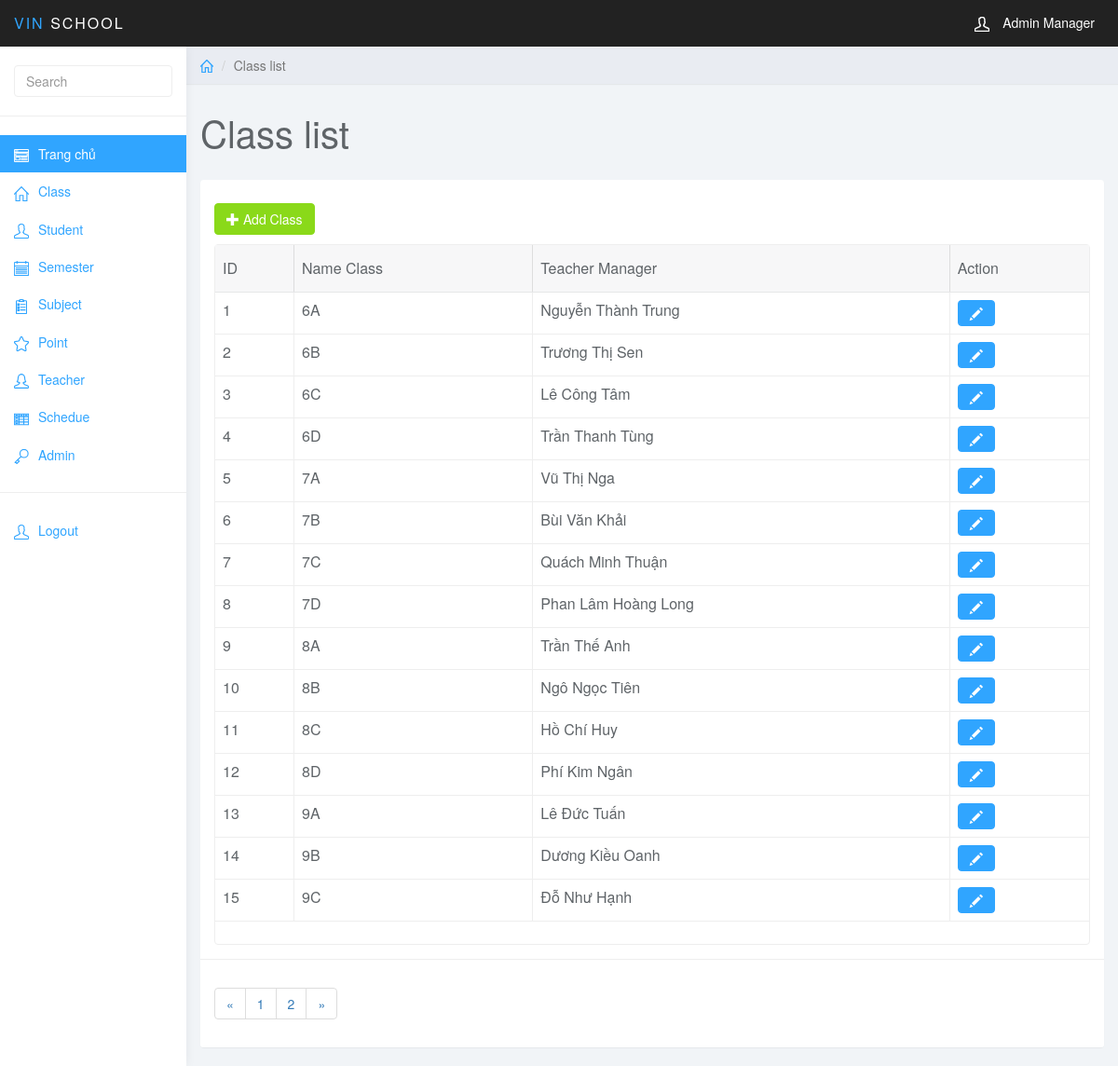
Screenshot of /index.php?page_layout=class&page=1 (signed in) with the database file from the repository.
### tables this page shows
CREATE TABLE `class` (
  `class_id` int(11) NOT NULL,
  `class_name` varchar(255) NOT NULL,
  `teacher_id` int(11) NOT NULL
);

CREATE TABLE `teacher` (
  `teacher_id` int(11) NOT NULL,
  `teacher_name` varchar(255) NOT NULL,
  `teacher_email` varchar(255) NOT NULL,
  `teacher_phone` varchar(255) NOT NULL,
  `class_id` int(11) NOT NULL,
  `teacher_address` varchar(255) NOT NULL,
  `teacher_birth_day` varchar(255) NOT NULL
);

### class.php (the view, shortened to what this page needs)
<div class="col-sm-9 col-sm-offset-3 col-lg-10 col-lg-offset-2 main">
	<div class="row">
		<ol class="breadcrumb">
			<li><a href="#"><svg class="glyph stroked home"><use xlink:href="#stroked-home"></use></svg></a></li>
			<li class="active">Class list</li>
		</ol>
	</div>
	<div class="row">
		<div class="col-lg-12">
			<h1 class="page-header">Class list</h1>
		</div>
	</div>
	<div id="toolbar" class="btn-group">
           <a href="index.php?page_layout=add_class" class="btn btn-success">
               <i class="glyphicon glyphicon-plus"></i> Add Class
           </a>
       </div>
	<div class="row">
		<div class="col-lg-12">
			<div class="panel panel-default">
				<div class="panel-body">
                       <table
                           data-toolbar="#toolbar"
                           data-toggle="table">
					    <thead>
					    <tr>
					        <th>ID</th>
					        <th>Name Class</th>
                               <th>Teacher Manager</th>
                               <th>Action</th>
					    </tr>
                           </thead>
                           <tbody>
                               <?php
                                   if(isset($_GET["page"])){
                                       $page = $_GET["page"];
                                   }
                                   else{
                                       $page = 1;
                                   }
                                   $rows_per_page = 15;
                                   $per_rows = $page*$rows_per_page - $rows_per_page;
                                   $total_rows = mysqli_num_rows(mysqli_query($conn, "SELECT * FROM class"));
                                   $total_pages = ceil($total_rows/$rows_per_page);
                                   $list_pages = '';
                                   $page_prev = $page - 1;
                                   if($page_prev < 1){
                                       $page_prev = 1;
                                   }
                                   $list_pages .= '<li class="page-item"><a class="page-link" href="index.php?page_layout=class&page='.$page_prev.'">&laquo;</a></li>';
                                   for($i=1; $i<=$total_pages; $i++){
                                       $list_pages .= '<li class="page-item"><a class="page-link" href="index.php?page_layout=class&page='.$i.'">'.$i.'</a></li>';
                                   }
                                   $page_next = $page + 1;
                                   $list_pages .= '<li class="page-item"><a class="page-link" href="index.php?page_layout=class&page='.$page_next.'">&raquo;</a></li>';
                                   $sql = "SELECT * FROM class
                                  			INNER JOIN teacher
                                   		ON class.class_id = teacher.class_id
                                           LIMIT $per_rows, $rows_per_page";
                                   $query = mysqli_query($conn, $sql);
                                   while($row = mysqli_fetch_array($query)){
                               ?>
                               <tr>
                                   <td style=""><?php echo $row['class_name'] ?></td>
                                   <td style=""><?php echo $row['teacher_name'] ?></td>
                                   <td class="form-group">
                                       <a href="index.php?page_layout=edit_class&class_id=<?php echo $row['class_id'] ?>" class="btn btn-primary"><i class="glyphicon glyphicon-pencil"></i></a>
                                   </td>
                               </tr>
                               <?php
                                   }
                               ?>
                           </tbody>
					</table>
                   </div>
                   <div class="panel-footer">
                       <nav aria-label="Page navigation example">
                           <ul class="pagination">
                               <?php echo $list_pages;?>
                           </ul>
                       </nav>
                   </div>
			</div>
		</div>
	</div>
</div>

### css/styles.css (style rules this page uses)
body { background: #f1f4f7; padding-top: 50px; color: #5f6468; }
a, a:hover, a:focus { color: #30a5ff; }
h1, h2, h3, h4, h5, h6 { color: #5f6468; }
h1 { font-weight: 300; font-size: 40px; }
.btn-primary, .btn-primary:hover, .btn-primary:focus, .btn-primary:active, .btn-primary.active, .open > .dropdown-toggle.btn-primary, .btn-primary.disabled, .btn-primary[disabled], fieldset[disabled] .btn-primary, .btn-primary.disabled:hover, .btn-primary[disabled]:hover, fieldset[disabled] .btn-primary:hover, .btn-primary.disabled:focus, .btn-primary[disabled]:focus, fieldset[disabled] .btn-primary:focus, .btn-primary.disabled:active, .btn-primary[disabled]:active, fieldset[disabled] .btn-primary:active, .btn-primary.disabled.active, .btn-primary[disabled].active, fieldset[disabled] .btn-primary.active { background-color: #30a5ff; border-color: #30a5ff; }
.btn-success, .btn-success:hover, .btn-success:focus, .btn-success:active, .btn-success.active, .open > .dropdown-toggle.btn-success, .btn-success.disabled, .btn-success[disabled], fieldset[disabled] .btn-success, .btn-success.disabled:hover, .btn-success[disabled]:hover, fieldset[disabled] .btn-success:hover, .btn-success.disabled:focus, .btn-success[disabled]:focus, fieldset[disabled] .btn-success:focus, .btn-success.disabled:active, .btn-success[disabled]:active, fieldset[disabled] .btn-success:active, .btn-success.disabled.active, .btn-success[disabled].active, fieldset[disabled] .btn-success.active { background-color: #8ad919; border-color: #8ad919; }
.panel { border: 0; }
.panel-footer { background: #fff; border-top: 1px solid #eee; }
.breadcrumb { border-radius: 0; padding: 10px 15px; background: #e9ecf2; box-shadow: 0 1px 1px rgba(0, 0, 0, .05); margin: 0 ; }
h1.page-header { margin-top: 30px; border-bottom: 0; }
.table { background: #fff; }
.breadcrumb .glyph { height: 14px; width: 14px; margin: -2px 0 0 0; stroke-width: 4px; }

### admin.php (style rules this page uses)
table { counter-reset: tableCount; }

### rows the page displays
class: class_name "6A", teacher.teacher_name "Nguyễn Thành Trung"
class: class_name "6B", teacher.teacher_name "Trương Thị Sen"
class: class_name "6C", teacher.teacher_name "Lê Công Tâm"
class: class_name "6D", teacher.teacher_name "Trần Thanh Tùng"
class: class_name "7A", teacher.teacher_name "Vũ Thị Nga"
class: class_name "7B", teacher.teacher_name "Bùi Văn Khải"
class: class_name "7C", teacher.teacher_name "Quách Minh Thuận"
class: class_name "7D", teacher.teacher_name "Phan Lâm Hoàng Long"
class: class_name "8A", teacher.teacher_name "Trần Thế Anh"
class: class_name "8B", teacher.teacher_name "Ngô Ngọc Tiên"
class: class_name "8C", teacher.teacher_name "Hồ Chí Huy"
class: class_name "8D", teacher.teacher_name "Phí Kim Ngân"
class: class_name "9A", teacher.teacher_name "Lê Đức Tuấn"
class: class_name "9B", teacher.teacher_name "Dương Kiều Oanh"
class: class_name "9C", teacher.teacher_name "Đỗ Như Hạnh"
